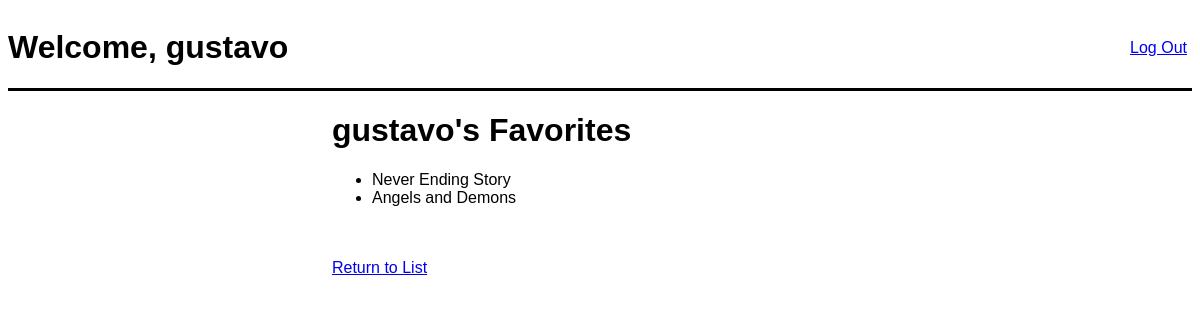
The app's page /books/user_favorites (signed in), older data.
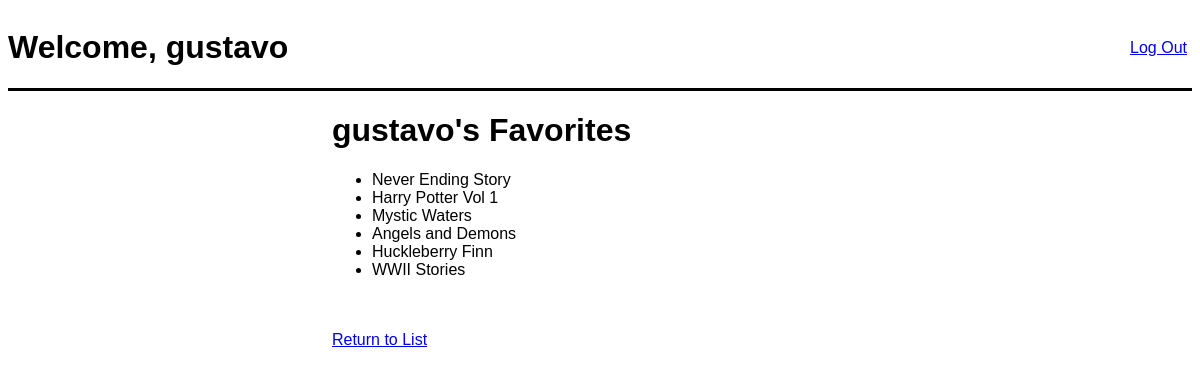
The same page, newer data.
### books_app/models.py (models this page shows)
class Books(models.Model):
    title = models.CharField(max_length=255)
    description = models.TextField()
    created_at = models.DateTimeField(auto_now_add=True)
    modified_at = models.DateTimeField(auto_now=True)
    uploaded_by = models.ForeignKey(Users, related_name="books_uploaded",on_delete=models.CASCADE)
    users_who_like = models.ManyToManyField(Users, related_name="liked_books")
    objects = BookManager()

### books_app/views.py (the view)
# urls.py: path('user_favorites', views.user_favorites)
def user_favorites(request):
    context = {
        'user': Users.objects.get(id=request.session['user_id'])
    }
    return render(request, 'userfavs.html', context)

### books_app/templates/userfavs.html (shortened to what this page needs)
<!DOCTYPE html>
<html lang="en">
<head>
    {% load static %}
    <link rel="stylesheet" href="{% static 'css/style2.css' %}">
</head>
<body>
    <div id="canvas">
        <div id="header">
            <h1>Welcome, {{request.session.name}}</h1>
            <a href="/logout">Log Out</a>
        </div>
        <div id="content">
            <div id="add">
                <h1>{{request.session.name}}'s Favorites</h1>
                <ul>
                {% for book in user.liked_books.all %}
                    <li>{{book.title}}</li>
                {% endfor %}
                </ul><br><br>
                <a href="/books">Return to List</a>
            </div>
        </div>
    </div>
</body>
</html>

Row changes from the older to the newer data that the page shows:
added Books: title "Harry Potter Vol 1"
now on this page (row unchanged): Books: title "Mystic Waters"
now on this page (row unchanged): Books: title "Huckleberry Finn"
now on this page (row unchanged): Books: title "WWII Stories"
